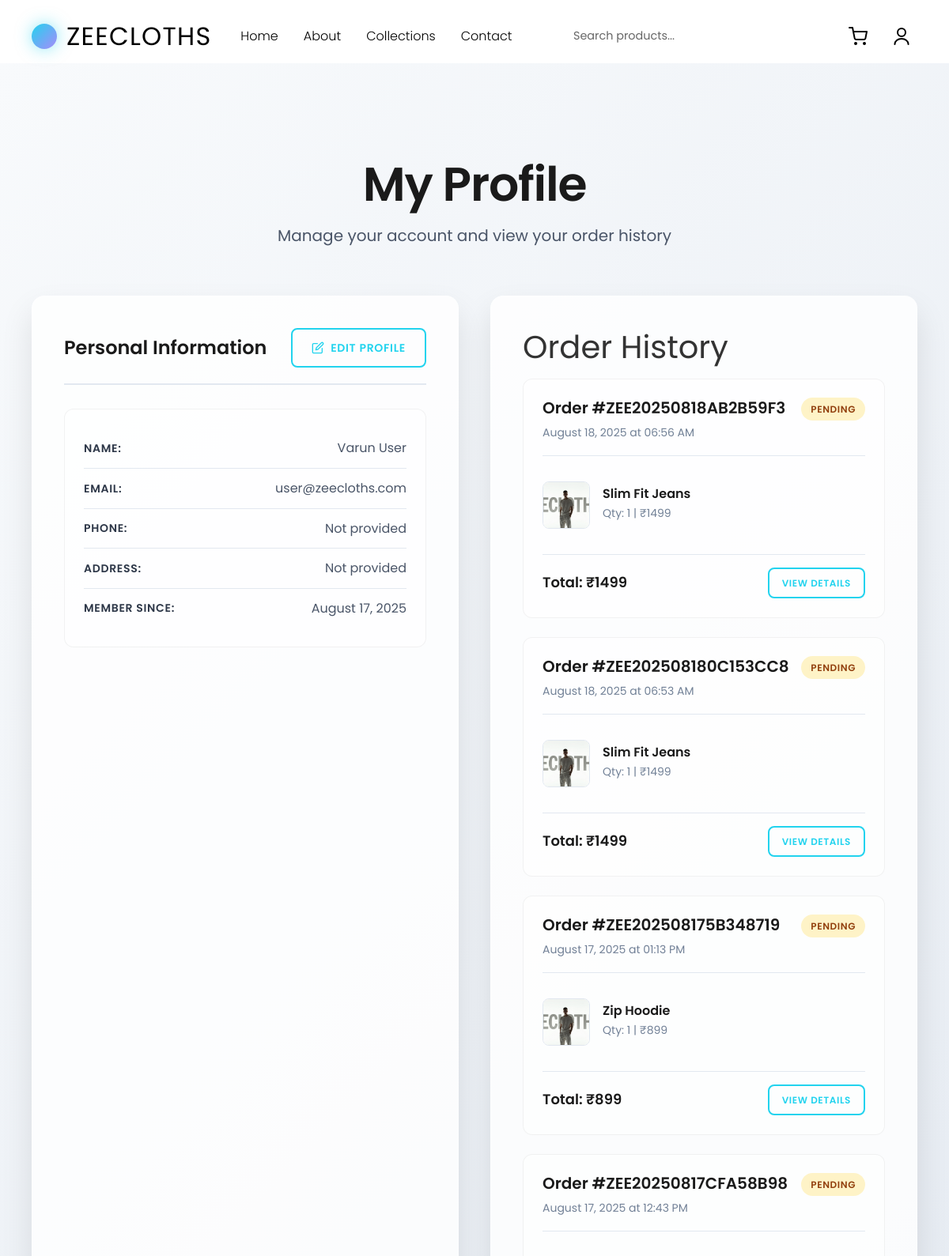
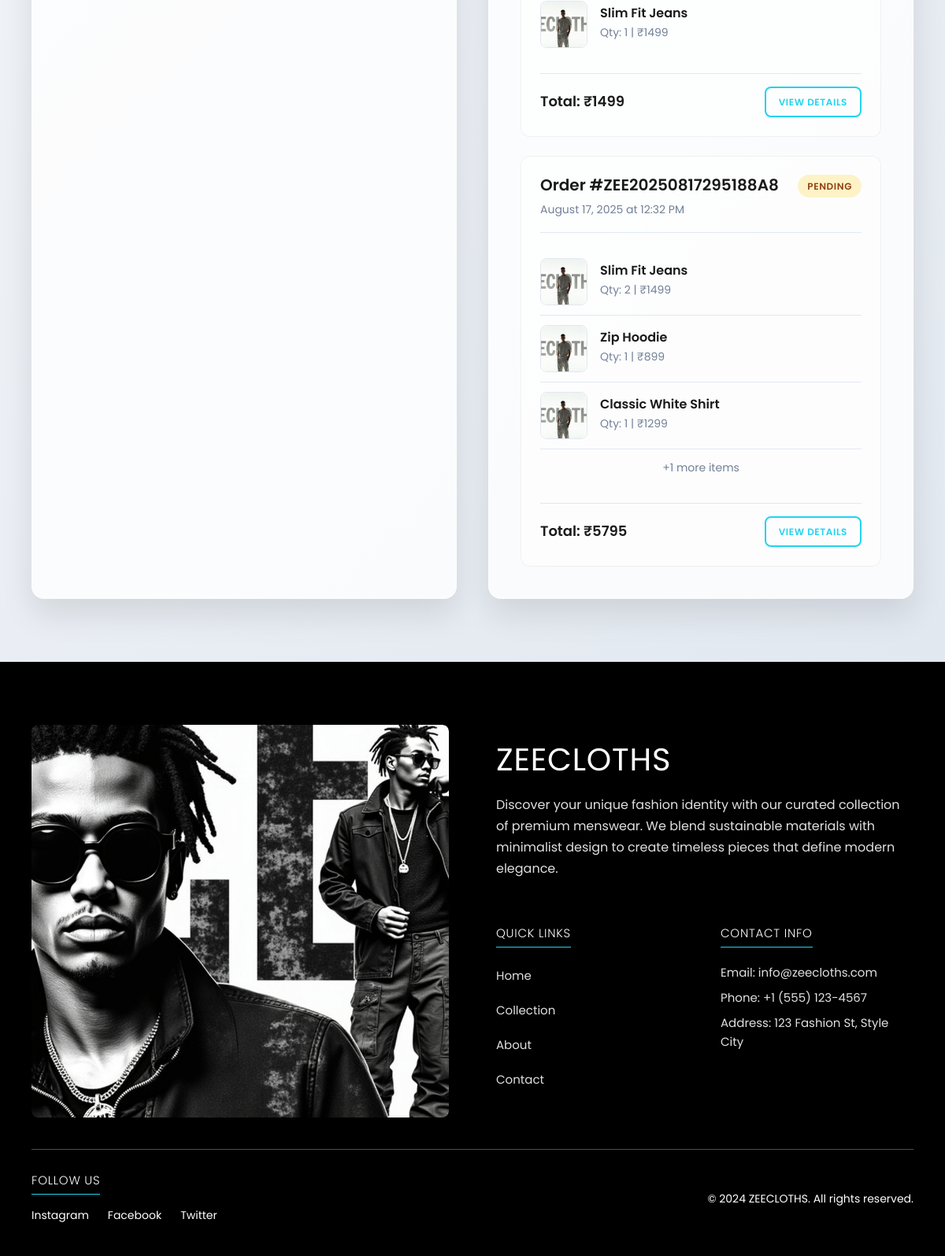
The page /profile (signed in) on the database its author committed (2 pictures, top to bottom).
### models.py (models this page shows, shortened)
class User(UserMixin, db.Model):
    id = db.Column(db.Integer, primary_key=True)
    username = db.Column(db.String(80), unique=True, nullable=False)
    email = db.Column(db.String(120), unique=True, nullable=False)
    password_hash = db.Column(db.String(120), nullable=False)
    first_name = db.Column(db.String(50), nullable=False)
    last_name = db.Column(db.String(50), nullable=False)
    phone = db.Column(db.String(15))
    address = db.Column(db.Text)
    is_admin = db.Column(db.Boolean, default=False)
    created_at = db.Column(db.DateTime, default=datetime.utcnow)
    orders = db.relationship('Order', backref='user', lazy=True)

class Order(db.Model):
    id = db.Column(db.Integer, primary_key=True)
    order_number = db.Column(db.String(20), unique=True, nullable=False)
    user_id = db.Column(db.Integer, db.ForeignKey('user.id'), nullable=False)
    total_amount = db.Column(db.Float, nullable=False)
    status = db.Column(db.String(20), default='pending')  # pending, processing, shipped, delivered, cancelled
    payment_method = db.Column(db.String(20))
    shipping_address = db.Column(db.Text)
    billing_address = db.Column(db.Text)
    created_at = db.Column(db.DateTime, default=datetime.utcnow)
    items = db.relationship('OrderItem', backref='order', lazy=True)

class OrderItem(db.Model):
    id = db.Column(db.Integer, primary_key=True)
    order_id = db.Column(db.Integer, db.ForeignKey('order.id'), nullable=False)
    product_id = db.Column(db.Integer, db.ForeignKey('product.id'), nullable=False)
    quantity = db.Column(db.Integer, nullable=False)
    price = db.Column(db.Float, nullable=False)
    size = db.Column(db.String(10))
    color = db.Column(db.String(20))

class Product(db.Model):
    id = db.Column(db.Integer, primary_key=True)
    name = db.Column(db.String(100), nullable=False)
    description = db.Column(db.Text)
    price = db.Column(db.Float, nullable=False)
    stock = db.Column(db.Integer, default=0)
    image_url = db.Column(db.String(200))
    sizes = db.Column(db.String(200))  # JSON string of available sizes
    colors = db.Column(db.String(200))  # JSON string of available colors
    category_id = db.Column(db.Integer, db.ForeignKey('category.id'), nullable=False)
    created_at = db.Column(db.DateTime, default=datetime.utcnow)
    order_items = db.relationship('OrderItem', backref='product', lazy=True)

### routes/user_routes.py (the view)
@user_bp.route('/profile')
@login_required
def profile():
    orders = Order.query.filter_by(user_id=current_user.id).order_by(Order.created_at.desc()).all()
    return render_template('profile.html', orders=orders)

### templates/profile.html (shortened to what this page needs)
{% extends "base.html" %}
{% block content %}
<div class="profile-page">
    <div class="container">
        <div class="page-header">
            <h1>My Profile</h1>
            <p>Manage your account and view your order history</p>
        </div>
        <div class="profile-content">
            <div class="profile-section">
                <div class="profile-header">
                    <h2>Personal Information</h2>
                    <a href="{{ url_for('user.edit_profile') }}" class="btn btn-outline">
                        Edit Profile
                    </a>
                </div>
                <div class="profile-info">
                    <div class="info-card">
                        <div class="info-item">
                            <span class="label">Name:</span>
                            <span class="value">{{ current_user.first_name }} {{ current_user.last_name }}</span>
                        </div>
                        <div class="info-item">
                            <span class="label">Email:</span>
                            <span class="value">{{ current_user.email }}</span>
                        </div>
                        <div class="info-item">
                            <span class="label">Phone:</span>
                            <span class="value">{{ current_user.phone or 'Not provided' }}</span>
                        </div>
                        <div class="info-item">
                            <span class="label">Address:</span>
                            <span class="value">{{ current_user.address or 'Not provided' }}</span>
                        </div>
                        <div class="info-item">
                            <span class="label">Member Since:</span>
                            <span class="value">{{ current_user.created_at.strftime('%B %d, %Y') }}</span>
                        </div>
                    </div>
                </div>
            </div>
            <div class="profile-section">
                <h2>Order History</h2>
                {% if orders %}
                <div class="orders-list">
                    {% for order in orders %}
                    <div class="order-card">
                        <div class="order-header">
                            <div class="order-info">
                                <h3>Order #{{ order.order_number }}</h3>
                                <p class="order-date">{{ order.created_at.strftime('%B %d, %Y at %I:%M %p') }}</p>
                            </div>
                            <div class="order-status">
                                <span class="status-badge status-{{ order.status }}">{{ order.status.title() }}</span>
                            </div>
                        </div>
                        <div class="order-items">
                            {% for item in order.items[:3] %}
                            <div class="order-item">
                                <img src="{{ item.product.image_url }}" alt="{{ item.product.name }}">
                                <div class="item-details">
                                    <h4>{{ item.product.name }}</h4>
                                    <p>Qty: {{ item.quantity }} | ₹{{ "%.0f"|format(item.price) }}</p>
                                </div>
                            </div>
                            {% endfor %}
                            {% if order.items|length > 3 %}
                            <div class="more-items">
                                <p>+{{ order.items|length - 3 }} more items</p>
                            </div>
                            {% endif %}
                        </div>
                        <div class="order-footer">
                            <div class="order-total">
                                <span>Total: ₹{{ "%.0f"|format(order.total_amount) }}</span>
                            </div>
                            <div class="order-actions">
                                <a href="{{ url_for('user.order_detail', order_id=order.id) }}" class="btn btn-outline btn-small">
                                    View Details
                                </a>
                            </div>
                        </div>
                    </div>
                    {% endfor %}
                </div>
                {% endif %}
            </div>
        </div>
    </div>
</div>
{% endblock %}

### templates/base.html (shortened to what this page needs)
<!DOCTYPE html>
<html lang="en">
<head>
    <link rel="stylesheet" href="{{ url_for('static', filename='css/styles.css') }}">
    <link rel="stylesheet" href="{{ url_for('static', filename='css/navbar.css') }}">
    <link rel="stylesheet" href="{{ url_for('static', filename='css/footer.css') }}">
</head>
<body>
    <header class="navbar">
        <div class="container">
            <div class="brand" aria-label="ZEECLOTHS brand">
                <span class="brand-badge"></span>
                ZEECLOTHS
            </div>
            <nav class="primary-nav" aria-label="Primary">
                <ul class="nav-list">
                    <li><a href="{{ url_for('index') }}" {% if request.endpoint == 'index' %}class="active"{% endif %}>Home</a></li>
                    <li><a href="{{ url_for('about') }}" {% if request.endpoint == 'about' %}class="active"{% endif %}>About</a></li>
                    <li><a href="{{ url_for('shop.shop') }}" {% if request.endpoint == 'shop.shop' %}class="active"{% endif %}>Collections</a></li>
                    <li><a href="{{ url_for('contact') }}" {% if request.endpoint == 'contact' %}class="active"{% endif %}>Contact</a></li>
                </ul>
            </nav>
            <div class="search-container">
                <form class="search-form" action="{{ url_for('shop.search') }}" method="GET">
                    <div class="search-input-wrapper">
                        <input
                            type="text"
                            name="q"
                            class="search-input"
                            placeholder="Search products..."
                            value="{{ request.args.get('q', '') }}"
                            autocomplete="off"
                        >
                        <button type="submit" class="search-btn">
                            <svg width="20" height="20" viewBox="0 0 24 24" fill="none" xmlns="http://www.w3.org/2000/svg">
                                <circle cx="11" cy="11" r="8" stroke="currentColor" stroke-width="2"/>
                                <path d="M21 21L16.65 16.65" stroke="currentColor" stroke-width="2" stroke-linecap="round" stroke-linejoin="round"/>
                            </svg>
                        </button>
                    </div>
                </form>
            </div>
            <div class="nav-right">
                <a href="{{ url_for('shop.cart') }}" class="cart-icon">
                </a>
                {% if current_user.is_authenticated %}
                    <div class="profile-dropdown">
                        <button class="profile-icon" onclick="toggleProfileDropdown()">
                        </button>
                    </div>
                {% else %}
                    <a href="{{ url_for('user.login') }}" class="nav-auth-btn">Login</a>
                    <a href="{{ url_for('user.register') }}" class="nav-auth-btn register">Register</a>
                {% endif %}
            </div>
        </div>
    </header>
    <main class="main-content">
        {% block content %}{% endblock %}
    </main>
    <footer class="footer" id="contact">
        <div class="container">
            <div class="footer-top">
                <div class="footer-image">
                    <img src="{{ url_for('static', filename='images/Fotter1.jpg') }}" alt="ZEECLOTHS Brand" />
                </div>
                <div class="footer-content-right">
                    <div class="footer-brand-section">
                        <h3 class="footer-title">ZEECLOTHS</h3>
                        <p class="footer-description">Discover your unique fashion identity with our curated collection of premium menswear. We blend sustainable materials with minimalist design to create timeless pieces that define modern elegance.</p>
                    </div>
                    <div class="footer-content-grid">
                        <div class="footer-links-section">
                            <h4 class="footer-subtitle">QUICK LINKS</h4>
                            <ul class="footer-links">
                                <li><a href="{{ url_for('index') }}">Home</a></li>
                                <li><a href="{{ url_for('shop.shop') }}">Collection</a></li>
                                <li><a href="{{ url_for('about') }}">About</a></li>
                                <li><a href="{{ url_for('contact') }}">Contact</a></li>
                            </ul>
                        </div>
                        <div class="footer-contact-section">
                            <h4 class="footer-subtitle">CONTACT INFO</h4>
                            <ul class="footer-contact">
                                <li>Email: info@zeecloths.com</li>
                                <li>Phone: +1 (555) 123-4567</li>
                                <li>Address: 123 Fashion St, Style City</li>
                            </ul>
                        </div>
                    </div>
                </div>
            </div>
            <div class="footer-bottom">
                <div class="footer-bottom-content">
                    <div class="social-section">
                        <h4 class="footer-subtitle">FOLLOW US</h4>
                        <div class="social-links">
                            <a href="#" class="social-link">Instagram</a>
                            <a href="#" class="social-link">Facebook</a>
                            <a href="#" class="social-link">Twitter</a>
                        </div>
                    </div>
                    <div class="copyright">
                        <p>&copy; 2024 ZEECLOTHS. All rights reserved.</p>
                    </div>
                </div>
            </div>
        </div>
    </footer>
</body>
</html>

### rows shown on the page
User: first_name "Varun", last_name "User", email "user@zeecloths.com", phone "Not provided", address "Not provided", created_at "August 17, 2025"
Order: order_number "ZEE20250818AB2B59F3", created_at "August 18, 2025 at 06:56 AM", status "PENDING", total_amount "1499"
OrderItem: product.image_url (picture), product.name "Slim Fit Jeans", quantity "1", price "1499"
Order: order_number "ZEE202508180C153CC8", created_at "August 18, 2025 at 06:53 AM", status "PENDING", total_amount "1499"
OrderItem: product.image_url (picture), product.name "Slim Fit Jeans", quantity "1", price "1499"
Order: order_number "ZEE202508175B348719", created_at "August 17, 2025 at 01:13 PM", status "PENDING", total_amount "899"
OrderItem: product.image_url (picture), product.name "Zip Hoodie", quantity "1", price "899"
Order: order_number "ZEE20250817CFA58B98", created_at "August 17, 2025 at 12:43 PM", status "PENDING", total_amount "1499"
OrderItem: product.image_url (picture), product.name "Slim Fit Jeans", quantity "1", price "1499"
Order: order_number "ZEE20250817295188A8", created_at "August 17, 2025 at 12:32 PM", status "PENDING", items|length "1", total_amount "5795"
OrderItem: product.image_url (picture), product.name "Slim Fit Jeans", quantity "2", price "1499"
OrderItem: product.image_url (picture), product.name "Zip Hoodie", quantity "1", price "899"
OrderItem: product.image_url (picture), product.name "Classic White Shirt", quantity "1", price "1299"
